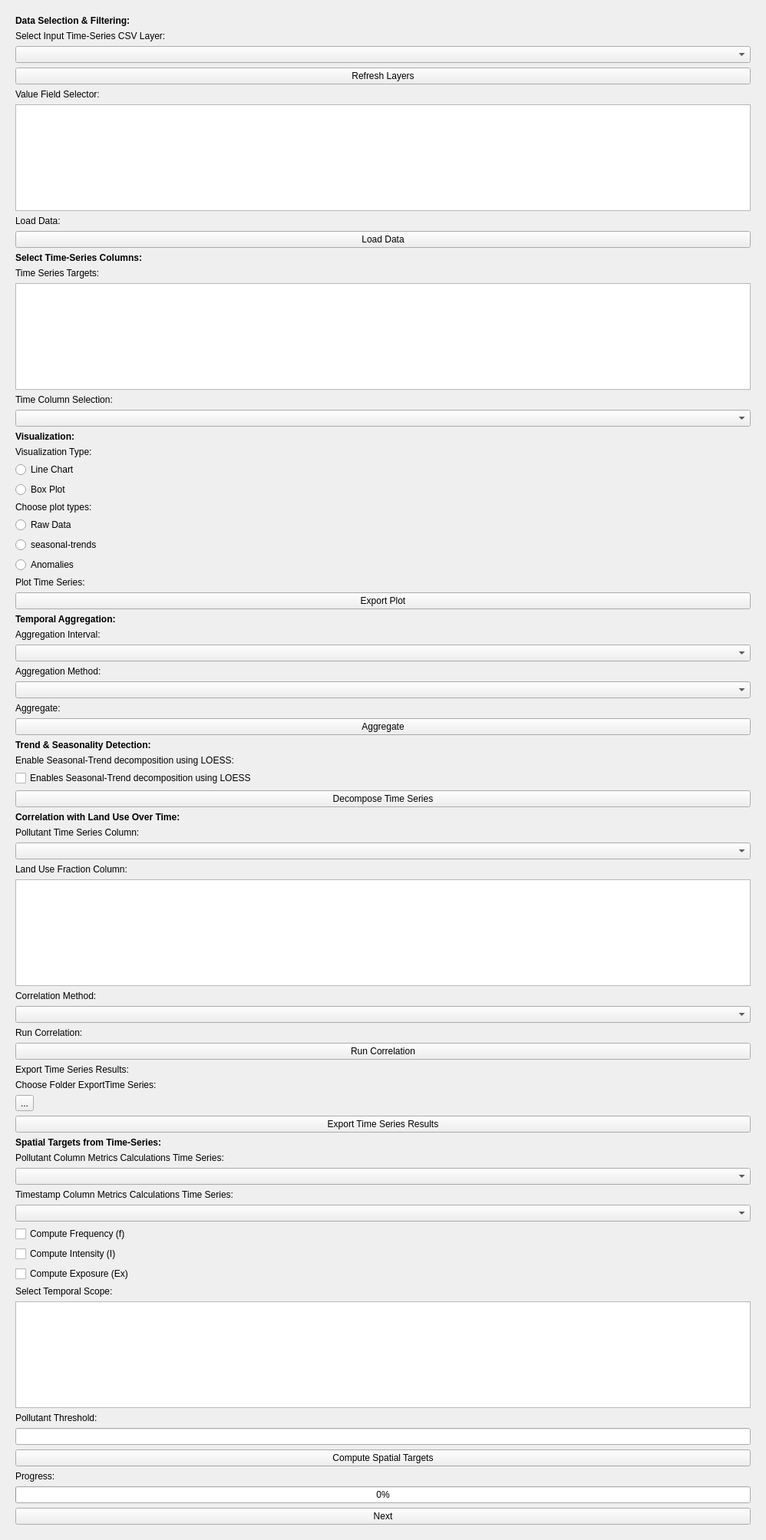
     <widget class="QWidget" name="sAWCTimeSeries">
      <property name="geometry">
       <rect>
        <x>0</x>
        <y>0</y>
        <width>998</width>
        <height>2007</height>
       </rect>
      </property>
      <layout class="QVBoxLayout" name="verticalLayout">
       <item>
        <widget class="QWidget" name="wTimeSeries" native="true">
         <layout class="QVBoxLayout" name="verticalLayout_2">
          <item>
           <widget class="QLabel" name="lTemporalDataSelectionandFilteringTimeSeries">
            <property name="font">
             <font>
              <pointsize>9</pointsize>
              <weight>75</weight>
              <bold>true</bold>
             </font>
            </property>
            <property name="text">
             <string>Data Selection &amp; Filtering:</string>
            </property>
           </widget>
          </item>
          <item>
           <widget class="QLabel" name="lDatasetTimeSeries">
            <property name="text">
             <string>Select Input Time-Series CSV Layer:</string>
            </property>
           </widget>
          </item>
          <item>
           <widget class="QComboBox" name="cBDatasetTimeSeries"/>
          </item>
          <item>
           <widget class="QPushButton" name="pBRefreshLayersTimeseries">
            <property name="text">
             <string>Refresh Layers</string>
            </property>
           </widget>
          </item>
          <item>
           <widget class="QLabel" name="lValueFieldSelectorTimeSeries">
            <property name="text">
             <string>Value Field Selector:</string>
            </property>
           </widget>
          </item>
          <item>
           <widget class="QListWidget" name="lWValueFieldSelectorTimeSeries">
            <property name="selectionMode">
             <enum>QAbstractItemView::MultiSelection</enum>
            </property>
           </widget>
          </item>
          <item>
           <widget class="QLabel" name="lLoadDataTimeSeries">
            <property name="text">
             <string>Load Data:</string>
            </property>
           </widget>
          </item>
          <item>
           <widget class="QPushButton" name="pBLoadDataTimeSeries">
            <property name="text">
             <string>Load Data</string>
            </property>
           </widget>
          </item>
          <item>
           <widget class="QLabel" name="lSelectTimeSeriesColumns">
            <property name="font">
             <font>
              <pointsize>9</pointsize>
              <weight>75</weight>
              <bold>true</bold>
             </font>
            </property>
            <property name="text">
             <string>Select Time-Series Columns:</string>
            </property>
           </widget>
          </item>
          <item>
           <widget class="QLabel" name="lTimeSeriesTargets">
            <property name="text">
             <string>Time Series Targets:</string>
            </property>
           </widget>
          </item>
          <item>
           <widget class="QListWidget" name="lWTimeSeriesTargets">
            <property name="selectionMode">
             <enum>QAbstractItemView::MultiSelection</enum>
            </property>
           </widget>
          </item>
          <item>
           <widget class="QLabel" name="lTimeColumnSelection">
            <property name="text">
             <string>Time Column Selection:</string>
            </property>
           </widget>
          </item>
          <item>
           <widget class="QComboBox" name="cBTimeColumnSelection"/>
          </item>
          <item>
           <widget class="QLabel" name="lVisualizationTimeSeries">
            <property name="font">
             <font>
              <pointsize>9</pointsize>
              <weight>75</weight>
              <bold>true</bold>
             </font>
            </property>
            <property name="text">
             <string>Visualization:</string>
            </property>
           </widget>
          </item>
          <item>
           <widget class="QLabel" name="lVisualizationTypeTimeSeries">
            <property name="text">
             <string>Visualization Type:</string>
            </property>
           </widget>
          </item>
          <item>
           <widget class="QRadioButton" name="rBLineChart">
            <property name="text">
             <string>Line Chart</string>
            </property>
           </widget>
          </item>
          <item>
           <widget class="QRadioButton" name="rBBoxPlot">
            <property name="text">
             <string>Box Plot</string>
            </property>
           </widget>
          </item>
          <item>
           <widget class="QLabel" name="lChoosePlotType">
            <property name="text">
             <string>Choose plot types:</string>
            </property>
           </widget>
          </item>
          <item>
           <widget class="QRadioButton" name="rBRawData">
            <property name="text">
             <string>Raw Data</string>
            </property>
           </widget>
          </item>
          <item>
           <widget class="QRadioButton" name="rBSeasonalTrends">
            <property name="text">
             <string>seasonal-trends</string>
            </property>
           </widget>
          </item>
          <item>
           <widget class="QRadioButton" name="rBAnomalies">
            <property name="text">
             <string>Anomalies</string>
            </property>
           </widget>
          </item>
          <item>
           <widget class="QLabel" name="lPlotTimeSeries">
            <property name="text">
             <string>Plot Time Series:</string>
            </property>
           </widget>
          </item>
          <item>
           <widget class="QPushButton" name="pBExportPlotTimeSeries">
            <property name="text">
             <string>Export Plot</string>
            </property>
           </widget>
          </item>
          <item>
           <widget class="QLabel" name="lTemporalAggregationTimeSeries">
            <property name="font">
             <font>
              <pointsize>9</pointsize>
              <weight>75</weight>
              <bold>true</bold>
             </font>
            </property>
            <property name="text">
             <string>Temporal Aggregation:</string>
            </property>
           </widget>
          </item>
          <item>
           <widget class="QLabel" name="lAggregationIntervalTimeSeries">
            <property name="text">
             <string>Aggregation Interval:</string>
            </property>
           </widget>
          </item>
          <item>
           <widget class="QComboBox" name="cBAggregationIntervalTimeSeries"/>
          </item>
          <item>
           <widget class="QLabel" name="lAggregationMethodTimeSeries">
            <property name="text">
             <string>Aggregation Method:</string>
            </property>
           </widget>
          </item>
          <item>
           <widget class="QComboBox" name="cBAggregationMethodTimeSeries"/>
          </item>
          <item>
           <widget class="QLabel" name="lAggregateTimeSeries">
            <property name="text">
             <string>Aggregate:</string>
            </property>
           </widget>
          </item>
          <item>
           <widget class="QPushButton" name="pBAggregateTimeSeries">
            <property name="text">
             <string>Aggregate</string>
            </property>
           </widget>
          </item>
          <item>
           <widget class="QLabel" name="lTrendandSeasonalityDetection">
            <property name="font">
             <font>
              <pointsize>9</pointsize>
              <weight>75</weight>
              <bold>true</bold>
             </font>
            </property>
            <property name="text">
             <string>Trend &amp; Seasonality Detection:</string>
            </property>
           </widget>
          </item>
          <item>
           <widget class="QLabel" name="lLOESSSeasonalTrendDecomposition">
            <property name="text">
             <string>Enable Seasonal-Trend decomposition using LOESS:</string>
            </property>
           </widget>
          </item>
          <item>
           <widget class="QCheckBox" name="cBEnalblesLOESSSeasonalTrendDecomposition">
            <property name="text">
             <string>Enables Seasonal-Trend decomposition using LOESS</string>
            </property>
           </widget>
          </item>
          <item>
           <widget class="QPushButton" name="pBDecomposeTimeSeries">
            <property name="text">
             <string>Decompose Time Series</string>
            </property>
           </widget>
          </item>
          <item>
           <widget class="QLabel" name="lCorrelationWithLandUse">
            <property name="font">
             <font>
              <pointsize>9</pointsize>
              <weight>75</weight>
              <bold>true</bold>
             </font>
            </property>
            <property name="text">
             <string>Correlation with Land Use Over Time:</string>
            </property>
           </widget>
          </item>
          <item>
           <widget class="QLabel" name="lPollutantTimeSeriesColumn">
            <property name="text">
             <string>Pollutant Time Series Column:</string>
            </property>
           </widget>
          </item>
          <item>
           <widget class="QComboBox" name="cBPollutantTimeSeriesColumn"/>
          </item>
          <item>
           <widget class="QLabel" name="lLandUseFractionColumn">
            <property name="text">
             <string>Land Use Fraction Column:</string>
            </property>
           </widget>
          </item>
          <item>
           <widget class="QListWidget" name="lWLandUseFractionColumn">
            <property name="selectionMode">
             <enum>QAbstractItemView::MultiSelection</enum>
            </property>
           </widget>
          </item>
          <item>
           <widget class="QLabel" name="lCorrelationMethodTimeSeries">
            <property name="text">
             <string>Correlation Method:</string>
            </property>
           </widget>
          </item>
          <item>
           <widget class="QComboBox" name="cBCorrelationMethodTimeSeries"/>
          </item>
          <item>
           <widget class="QLabel" name="lRunCorrelationTimeSeries">
            <property name="text">
             <string>Run Correlation:</string>
            </property>
           </widget>
          </item>
          <item>
           <widget class="QPushButton" name="pBRunCorrelationTimeSeries">
            <property name="text">
             <string>Run Correlation</string>
            </property>
           </widget>
          </item>
          <item>
           <widget class="QLabel" name="lExportTimeSeriesResults">
            <property name="text">
             <string>Export Time Series Results:</string>
            </property>
           </widget>
          </item>
          <item>
           <widget class="QLabel" name="lChooseExportFolderTimeSeries">
            <property name="text">
             <string>Choose Folder ExportTime Series:</string>
            </property>
           </widget>
          </item>
          <item>
           <widget class="QToolButton" name="tBChooseExportFolderTimeSeries">
            <property name="text">
             <string>...</string>
            </property>
           </widget>
          </item>
          <item>
           <widget class="QPushButton" name="pBExportTimeSeriesResults">
            <property name="text">
             <string>Export Time Series Results</string>
            </property>
           </widget>
          </item>
          <item>
           <widget class="QLabel" name="lSpatialTargetsFromTimeSeries">
            <property name="font">
             <font>
              <pointsize>9</pointsize>
              <weight>75</weight>
              <bold>true</bold>
             </font>
            </property>
            <property name="text">
             <string>Spatial Targets from Time-Series:</string>
            </property>
           </widget>
          </item>
          <item>
           <widget class="QLabel" name="lPollutantMetricsCalculationsTimeSeries">
            <property name="text">
             <string>Pollutant Column Metrics Calculations Time Series:</string>
            </property>
           </widget>
          </item>
          <item>
           <widget class="QComboBox" name="cBPollutantMetricsCalculationsTimeSeries"/>
          </item>
          <item>
           <widget class="QLabel" name="lTimestampMetricsCalculationsTimeSeries">
            <property name="text">
             <string>Timestamp Column Metrics Calculations Time Series:</string>
            </property>
           </widget>
          </item>
          <item>
           <widget class="QComboBox" name="cBTimestampMetricsCalculationsTimeSeries"/>
          </item>
          <item>
           <widget class="QCheckBox" name="cBFSpatialTargetsTimeSeries">
            <property name="text">
             <string>Compute Frequency (f)</string>
            </property>
           </widget>
          </item>
          <item>
           <widget class="QCheckBox" name="cBISpatialTargetsTimesSeries">
            <property name="text">
             <string>Compute Intensity (I)</string>
            </property>
           </widget>
          </item>
          <item>
           <widget class="QCheckBox" name="cBESpatialTargestsTimeSeries">
            <property name="text">
             <string>Compute Exposure (Ex)</string>
            </property>
           </widget>
          </item>
          <item>
           <widget class="QLabel" name="lTemporalScope">
            <property name="text">
             <string>Select Temporal Scope:</string>
            </property>
           </widget>
          </item>
          <item>
           <widget class="QListWidget" name="lWTemporalScope">
            <property name="selectionMode">
             <enum>QAbstractItemView::MultiSelection</enum>
            </property>
           </widget>
          </item>
          <item>
           <widget class="QLabel" name="lPollutantThreshold">
            <property name="text">
             <string>Pollutant Threshold:</string>
            </property>
           </widget>
          </item>
          <item>
           <widget class="QLineEdit" name="lEPollutantThreshold"/>
          </item>
          <item>
           <widget class="QPushButton" name="pBComputeSpatialTargets">
            <property name="text">
             <string>Compute Spatial Targets</string>
            </property>
           </widget>
          </item>
          <item>
           <widget class="QLabel" name="lProgressBarTimeSeriesAnalysis">
            <property name="text">
             <string>Progress:</string>
            </property>
           </widget>
          </item>
          <item>
           <widget class="QProgressBar" name="pBTimeSeriesAnalysis">
            <property name="value">
             <number>0</number>
            </property>
           </widget>
          </item>
          <item>
           <widget class="QPushButton" name="pBNextTimeSeries">
            <property name="text">
             <string>Next</string>
            </property>
            <property name="icon">
             <iconset>
              <normaloff>Icons/Next.svg</normaloff>Icons/Next.svg</iconset>
            </property>
           </widget>
          </item>
         </layout>
        </widget>
       </item>
      </layout>
     </widget>
